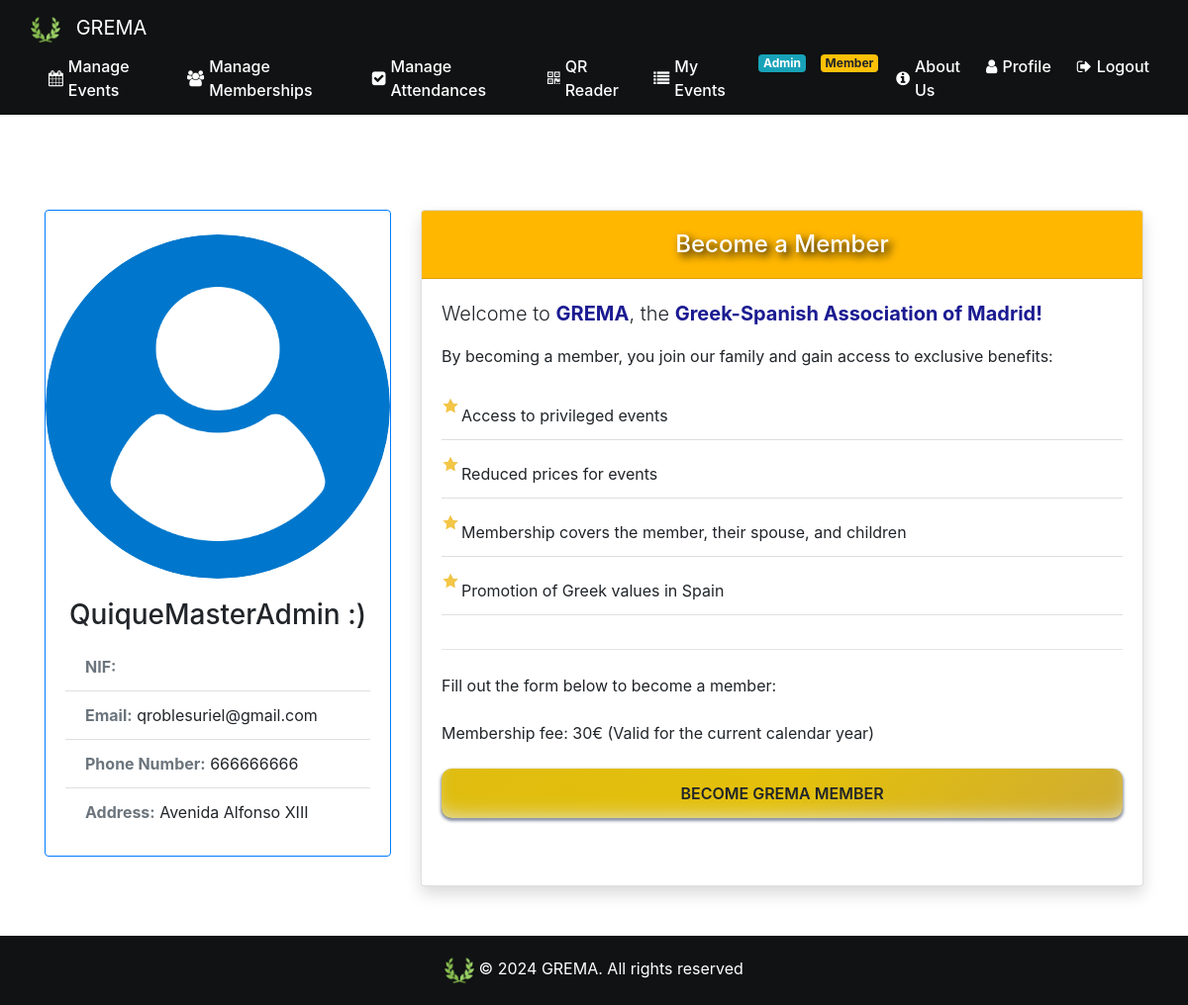
/become_member (signed in), run on the app's committed database.
### website/models.py (models this page shows)
class Admin(db.Model, UserMixin):
    id = db.Column(db.Integer, primary_key=True)
    is_admin = True
    email = db.Column(db.String(150), unique=True, nullable=False)
    password = db.Column(db.String(150), nullable=False)
    phone_number=db.Column(db.Integer)
    first_name = db.Column(db.String(150))
    surname= db.Column(db.String(150))
    creation_date = db.Column(db.Date, default=func.current_date())
    address=db.Column(db.String(150))
    events = db.relationship('Event')
    admin_profile_image_url = db.Column(db.String(300))

### website/views.py (the view)
@views.route('/become_member', methods=['GET', 'POST'])
@login_required
def become_member():
    return render_template('become_member.html', user=current_user)

### website/views.py (called while the page is built)
@views.context_processor
def inject_membership():
    if current_user.is_authenticated:
        is_member = Fee.query.filter_by(user_fee=current_user.id, payed=True).first() is not None
    else:
        is_member = False
    return dict(is_member=is_member)

### website/templates/become_member.html (shortened to what this page needs)
{% extends "base.html" %}
{% block content %}
<link rel="stylesheet" href="/static/become_member.css">
<br /><br /><br /><br />
<div class="container">
    <div class="row justify-content-center">
        <div class="col-md-4">
            <div class="card mb-4 border-primary">
                <div class="profile-image-container mx-auto mt-4">
                    {% if user.user_profile_image_url %}
                    <img src="{{ user.user_profile_image_url }}" class="card-img-top rounded-circle"
                        alt="Profile Image">
                    {% else %}
                    <img src="{{ url_for('static', filename='images/userLogo.png') }}"
                        class="card-img-top rounded-circle" alt="{{ user.first_name }}">
                    {% endif %}
                </div>
                <div class="card-body">
                    <h3 class="card-title text-center">{{ user.first_name }} {{ user.surname }}</h3>
                    <ul class="list-group list-group-flush">
                        <li class="list-group-item"><strong class="text-secondary">NIF:</strong> {{ user.nif }}</li>
                        <li class="list-group-item"><strong class="text-secondary">Email:</strong> {{ user.email }}</li>
                        <li class="list-group-item"><strong class="text-secondary">Phone Number:</strong> {{
                            user.phone_number }}</li>
                        <li class="list-group-item"><strong class="text-secondary">Address:</strong> {{ user.address }}
                        </li>
                    </ul>
                </div>
            </div>
        </div>
        <div class="col-md-8">
            <div class="card shadow">
                <div class="card-header gold-background text-white text-center"
                    style="text-shadow: 4px 4px 8px #000000;">
                    <h4 class="mb-0">Become a Member</h4>
                </div>
                <div class="card-body">
                    <p class="lead">Welcome to <span style="color: rgb(27, 27, 146); font-weight: bold;">GREMA</span>,
                        the <span style="color: rgb(27, 27, 146); font-weight: bold;">Greek-Spanish Association of
                            Madrid!</span></p>
                    <p class="mb-4">By becoming a member, you join our family and gain access to exclusive benefits:</p>
                    <ul class="list-group list-group-flush custom-list">
                        <li class="list-group-item animated-list-item">Access to privileged events</li>
                        <li class="list-group-item animated-list-item">Reduced prices for events</li>
                        <li class="list-group-item animated-list-item">Membership covers the member, their spouse, and
                            children</li>
                        <li class="list-group-item animated-list-item">Promotion of Greek values in Spain</li>
                    </ul>
                    <hr class="my-4">
                    <p class="mb-4">Fill out the form below to become a member:</p>
                    <p class="mb-4">Membership fee: 30€ (Valid for the current calendar year)</p>
                    <form id=membership-form method="POST" class="border-0">
                        <div id="boton_a_ocultar">
                        <button id="continue-btn" class="btn btn-primary btn-block gold-button  my-button">
                            <span class="shimmer"></span>
                            BECOME GREMA MEMBER
                        </button>
                        <br /><br />
                        </div>
                    </form>
                </div>
            </div>
        </div>
    </div>
</div>
{% endblock %}

### website/static/base.css (style rules this page uses)
html { position: relative; min-height: 100%; }
body { margin-bottom: 100px; margin: 0; padding: 0; }

### website/static/become_member.css (style rules this page uses)
.gold-background { background-color: rgb(255, 183, 0); padding: 20px; border-radius: 10px; }
.gold-button { background-color: rgb(255, 183, 0); color: white; border: none; border-radius: 5px; padding: 10px 20px; transition: background-color 0.3s; }
.animated-list-item { transition: transform 0.3s ease; }
.custom-list { list-style: none; padding: 0; }
.custom-list li { position: relative; padding-left: 20px; margin-bottom: 10px; }
.custom-list li:before { content: ""; position: absolute; top: 5px; left: 0; width: 18px; height: 18px; background-image: url('/static/images/star.png'); background-size: cover; }
:root { --glow-hue: 222deg; --shadow-hue: 180deg; --spring-easing: linear(0, 0.002, 0.01 0.9%, 0.038 1.8%, 0.156, 0.312 5.8%, 0.789 11.1%, 1.015 14.2%, 1.096, 1.157, 1.199, 1.224 20.3%, 1.231, 1.231, 1.226, 1.214 24.6%, 1.176 26.9%, 1.057 32.6%, 1.007 35.5%, 0.984, 0.968, 0.956, 0.949 42%, 0.946 44.1%, 0.95 46.5%, 0.998 57.2%, 1.007, 1.011 63.3%, 1.012 68.3%, 0.998 84%, 1); --spring-duration: 1.33s; }
button.my-button { color: var(--bg); font-weight: 600; background-image: linear-gradient(315deg, #caa83a -10%, #e4c00b 50%, #debc11 110%); padding: .8em 1.4em; position: relative; isolation: isolate; box-shadow: 0 2px 3px 1px hsl(var(--glow-hue) 50% 20% / 50%), inset 0 -10px 20px -10px hsla(var(--shadow-hue), 10%, 90%, 95%); border-radius: 0.66em; scale: 1; transition: all var(--spring-duration) var(--spring-easing); }
button.my-button .shimmer { position: absolute; inset: -40px; border-radius: inherit; mask-image: conic-gradient(from var(--shimmer, 0deg), transparent 0%, transparent 10%, black 36%, black 45%, transparent 50%, transparent 60%, black 85%, black 95%, transparent 100%); mask-size: cover; mix-blend-mode: plus-lighter; animation: shimmer 1s linear infinite both; }
button.my-button .shimmer::before, button.my-button .shimmer::after { transition: all 0.5s ease; opacity: 0; content: ""; border-radius: inherit; position: absolute; mix-blend-mode: color; inset: 40px; pointer-events: none; }
button.my-button .shimmer::before { box-shadow: 0 0 3px 2px hsl(var(--glow-hue) 20% 95%), 0 0 7px 4px hsl(var(--glow-hue) 20% 80%), 0 0 13px 4px hsl(var(--glow-hue) 50% 70%), 0 0 25px 5px hsl(var(--glow-hue) 100% 70%); z-index: -1; }
button.my-button .shimmer::after { box-shadow: inset 0 0 0 1px hsl(var(--glow-hue) 70% 95%), inset 0 0 2px 1px hsl(var(--glow-hue) 100% 80%), inset 0 0 5px 2px hsl(var(--glow-hue) 100% 70%); z-index: 2; }

### data on the page
Admin: first_name "QuiqueMasterAdmin", surname ":)", email "qroblesuriel@gmail.com", phone_number "666666666", address "Avenida Alfonso XIII"
